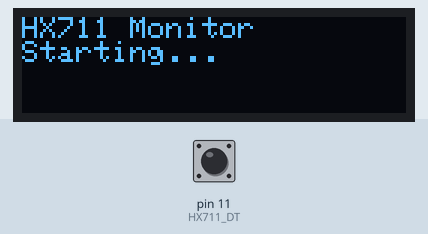
This sketch was run on a simulated Arduino Uno, built with avr-gcc and run on an emulated ATmega328P. Parts: 128×32 one-colour display. The test bench sets the inputs (shaded band); at power-on: pin 11 (HX711_DT) HIGH. What the sketch prints to the serial monitor is not drawn.

Above: at 2.1 s.
At 3.9 s:
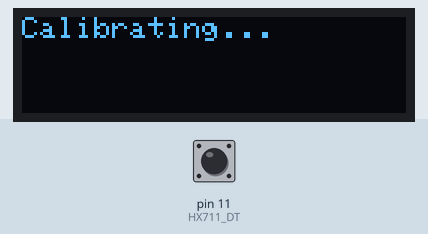
4.0 s: pin 11 (HX711_DT) pulled LOW for 3.2 s
At 4.9 s:
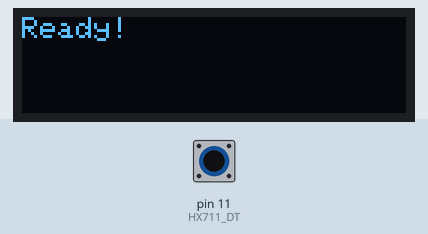
At 6.6 s:
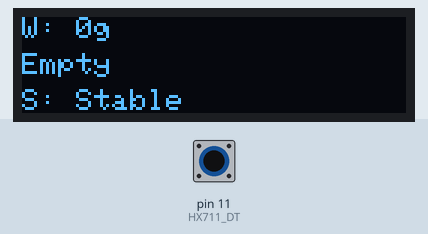
Timing chart, 0 to 8.1 s (numbered marks = the images above; inputs shaded):
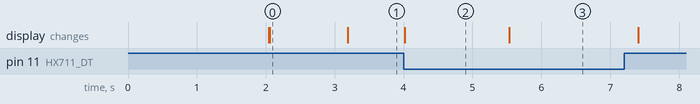

Measured:
- after the input at 4.0 s, the display: changes at once (image 2)
- what the display in image 0 shows lasts 1.1 s, from 2.1 s to 3.2 s
- what the display in image 2 shows lasts 1.5 s, from 4.0 s to 5.5 s

The sketch:

hx711_oled_hc08_weight_monitor_v2.ino
```cpp
/*
  HX711 + OLED + HC-08蓝牙模块程序 - Arduino Uno (内存优化版)
  功能：HX711重量传感器数据监控，OLED屏幕显示重量，HC-08蓝牙传输数据
  特点：
    - 基于官方例程的重量计算方式
    - 实时重量显示（无缓存延迟）
    - OLED屏幕防闪烁优化显示
    - HC-08蓝牙模块数据传输
    - 串口输出详细信息
    - 重量状态自动判断
    - 内存优化版本
  硬件连接：
    - HX711的SCK连接到Arduino引脚10
    - HX711的DT连接到Arduino引脚11
    - HX711的VCC连接到Arduino 5V
    - HX711的GND连接到Arduino GND
    - OLED的VCC连接到Arduino 5V
    - OLED的GND连接到Arduino GND
    - OLED的SCL连接到Arduino A5 (I2C时钟线)
    - OLED的SDA连接到Arduino A4 (I2C数据线)
    - HC-08的VCC连接到Arduino 5V
    - HC-08的GND连接到Arduino GND
    - HC-08的TXD连接到Arduino引脚0 (RX)
    - HC-08的RXD连接到Arduino引脚1 (TX)
*/

#include <Wire.h>
#include <Adafruit_GFX.h>
#include <Adafruit_SSD1306.h>

#define HX711_SCK 10
#define HX711_DT 11

// OLED屏幕设置
#define SCREEN_WIDTH 128
#define SCREEN_HEIGHT 32
#define OLED_RESET -1
#define SCREEN_ADDRESS 0x3C

// OLED I2C端口定义
#define OLED_SDA A4  // I2C数据线
#define OLED_SCL A5  // I2C时钟线

Adafruit_SSD1306 display(SCREEN_WIDTH, SCREEN_HEIGHT, &Wire, OLED_RESET);

// 全局变量 - 内存优化
long Weight_Maopi = 0;  // 空载基准值
#define GapValue 430  // 重量系数，与官方例程一致
bool oledAvailable = false;  // OLED是否可用

// 蓝牙保护变量 - 1秒发送一次数据
unsigned long lastDataUpdate = 0;
const unsigned long DATA_UPDATE_INTERVAL = 1000;  // 1秒发送一次数据

// 蓝牙连接状态检测
unsigned long lastConnectionCheck = 0;
const unsigned long CONNECTION_CHECK_INTERVAL = 2000;  // 2秒检查一次连接状态
bool bluetoothConnected = false;
unsigned long lastDataSent = 0;
const unsigned long CONNECTION_TIMEOUT = 10000;  // 10秒无数据认为断开

// OLED防闪烁优化变量 - 减少内存使用
unsigned long lastDisplayUpdate = 0;
const unsigned long DISPLAY_UPDATE_INTERVAL = 200;  // 200ms更新一次显示
long lastDisplayWeight = 0;
bool lastStableState = false;
bool lastObjectDetected = false;

void setup() {
  Serial.begin(9600);
  delay(2000);  // 给HC-08更多启动时间

  // 等待串口连接
  while (!Serial) {
    ; // 等待串口端口连接
  }

  pinMode(HX711_SCK, OUTPUT);
  pinMode(HX711_DT, INPUT);

  // 初始化I2C
  Wire.begin();

  // 尝试初始化OLED屏幕
  if(!display.begin(SSD1306_SWITCHCAPVCC, SCREEN_ADDRESS)) {
    if(!display.begin(SSD1306_SWITCHCAPVCC, 0x3D)) {
      Serial.println(F("OLED init failed"));
      oledAvailable = false;
    } else {
      oledAvailable = true;
    }
  } else {
    oledAvailable = true;
  }

  if (oledAvailable) {
    display.clearDisplay();
    display.display();

    // 显示启动信息 - 简化文本
    display.setTextSize(1);
    display.setTextColor(SSD1306_WHITE);
    display.setCursor(0, 0);
    display.println("HX711 Monitor");
    display.println("Starting...");
    display.display();
    delay(1000);
  }

  Serial.println("=== HX711 Monitor Start ===");
  Serial.println("HX711: SCK=10, DT=11");
  Serial.println("OLED: SDA=A4, SCL=A5");
  Serial.println("HC-08: RX=0, TX=1");
  Serial.println("Weight Factor: 430");
  Serial.println("Bluetooth: 9600");
  Serial.println("==========================");

  // 获取空载基准值
  Serial.println("Calibrating...");
  if (oledAvailable) {
    display.clearDisplay();
    display.setCursor(0, 0);
    display.println("Calibrating...");
    display.display();
  }

  Get_Maopi();
  Serial.print("Base: ");
  Serial.println(Weight_Maopi);
  Serial.println("Ready!");

  if (oledAvailable) {
    display.clearDisplay();
    display.setCursor(0, 0);
    display.println("Ready!");
    display.display();
    delay(500);
  }

  // HC-08初始化测试
  Serial.println("HC-08 Ready!");
  Serial.println("Bluetooth: Disconnected");

  // 发送测试消息
  delay(1000);
  Serial.println("Test: Hello HC-08!");
}

void loop() {
  // 检查蓝牙连接状态
  if (millis() - lastConnectionCheck > CONNECTION_CHECK_INTERVAL) {
    checkBluetoothConnection();
    lastConnectionCheck = millis();
  }

  // 检查DT引脚状态
  if (digitalRead(HX711_DT) == LOW) {
    // DT为低电平，可以读取数据
    unsigned long rawData = HX711_Read();

    if (rawData != 0) {
      // 计算重量 - 直接使用当前读取值，无缓存
      long weightRaw = rawData - Weight_Maopi;
      long weightGrams = (long)((float)weightRaw / GapValue);

      // 优化后的OLED显示 - 防闪烁
      if (oledAvailable && millis() - lastDisplayUpdate > DISPLAY_UPDATE_INTERVAL) {
        updateOLEDDisplay(weightGrams);
        lastDisplayUpdate = millis();
      }

      // 统一的数据发送 - 每1秒发送一次
      if (millis() - lastDataUpdate > DATA_UPDATE_INTERVAL) {
        static long lastSerialWeight = 0;
        static unsigned long lastSerialUpdateTime = 0;
        static bool serialStable = false;
        if (millis() - lastSerialUpdateTime > 200) {
          serialStable = abs(weightGrams - lastSerialWeight) <= 3;
          lastSerialWeight = weightGrams;
          lastSerialUpdateTime = millis();
        }
        if (bluetoothConnected) {
          Serial.println("================");
          Serial.print("Weight: ");
          Serial.print(weightGrams);
          Serial.println(" g");
          Serial.print("Status: ");
          Serial.println(serialStable ? "Stable" : "Unstable");
          Serial.print("Object: ");
          if (abs(weightGrams) > 5) {
            Serial.println("Detected");
          } else {
            Serial.println("Empty");
          }
          Serial.print("Time: ");
          Serial.print(millis() / 1000);
          Serial.println(" s");
          Serial.println("System Running");
          Serial.println("================");

          lastDataUpdate = millis();
          lastDataSent = millis();
          Serial.println("Data sent via HC-08");
        } else {
          Serial.println("BT disconnected");
        }
      }
    } else {
      Serial.println("HX711 read failed");
    }
  } else {
    // DT为高电平，数据未准备好 - 只在需要时显示等待信息
    if (oledAvailable && millis() - lastDisplayUpdate > DISPLAY_UPDATE_INTERVAL) {
      static bool showingWaiting = false;
      if (!showingWaiting) {
        display.clearDisplay();
        display.setTextSize(1);
        display.setTextColor(SSD1306_WHITE);
        display.setCursor(0, 0);
        display.println("Waiting...");
        display.display();
        showingWaiting = true;
        lastDisplayUpdate = millis();
      }
    }
  }

  delay(100);  // 增加主循环延迟，减少CPU负载
}

// 优化的OLED显示更新函数 - 内存优化
void updateOLEDDisplay(long weightGrams) {
  // 计算当前状态
  bool objectDetected = abs(weightGrams) > 5;
  bool isStable = abs(weightGrams - lastDisplayWeight) <= 3;

  // 检查是否需要更新显示（防闪烁的关键）
  bool needUpdate = false;

  // 重量变化超过1g时更新
  if (abs(weightGrams - lastDisplayWeight) > 1) {
    needUpdate = true;
  }

  // 状态变化时更新
  if (objectDetected != lastObjectDetected || isStable != lastStableState) {
    needUpdate = true;
  }

  // 如果不需要更新，直接返回
  if (!needUpdate) {
    return;
  }

  // 更新显示
  display.clearDisplay();
  display.setTextSize(1);
  display.setTextColor(SSD1306_WHITE);

  // 第一行：重量
  display.setCursor(0, 0);
  display.print("W: ");
  display.print(weightGrams);
  display.println("g");

  // 第二行：物体检测状态
  display.setCursor(0, 12);
  if (objectDetected) {
    display.println("Object!");
  } else {
    display.println("Empty");
  }

  // 第三行：稳定性状态
  display.setCursor(0, 24);
  display.print("S: ");
  if (isStable) {
    display.println("Stable");
  } else {
    display.println("Unstable");
  }

  display.display();

  // 更新缓存值
  lastDisplayWeight = weightGrams;
  lastObjectDetected = objectDetected;
  lastStableState = isStable;
}

// 检查蓝牙连接状态
void checkBluetoothConnection() {
  // 检查是否有数据发送成功
  if (millis() - lastDataSent > CONNECTION_TIMEOUT) {
    if (bluetoothConnected) {
      bluetoothConnected = false;
      Serial.println("BT: Disconnected");
    }
  } else {
    if (!bluetoothConnected) {
      bluetoothConnected = true;
      Serial.println("BT: Connected");
    }
  }
}

// 获取空载基准值
void Get_Maopi() {
  Weight_Maopi = HX711_Read();
}

// 读取HX711
unsigned long HX711_Read(void) {
  unsigned long count;
  unsigned char i;

  digitalWrite(HX711_DT, HIGH);
  delayMicroseconds(1);

  digitalWrite(HX711_SCK, LOW);
  delayMicroseconds(1);

  count = 0;
  while(digitalRead(HX711_DT));
  for(i = 0; i < 24; i++) {
    digitalWrite(HX711_SCK, HIGH);
    delayMicroseconds(1);
    count = count << 1;
    digitalWrite(HX711_SCK, LOW);
    delayMicroseconds(1);
    if(digitalRead(HX711_DT))
      count++;
  }
  digitalWrite(HX711_SCK, HIGH);
  count ^= 0x800000;
  delayMicroseconds(1);
  digitalWrite(HX711_SCK, LOW);
  delayMicroseconds(1);

  return(count);
}
```
